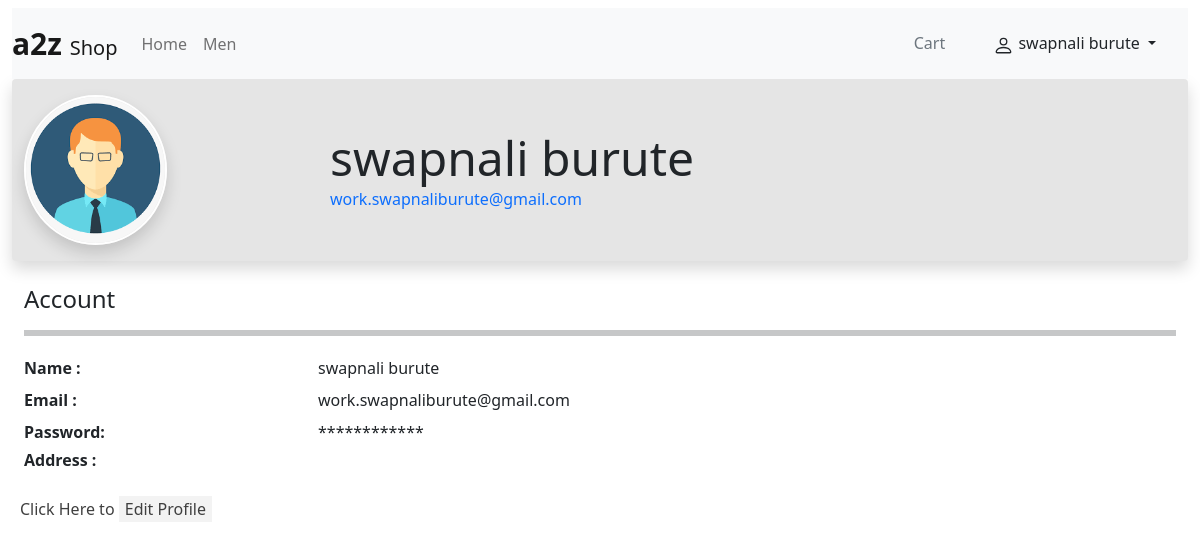
The page /user-profile/ (signed in) on the database its author committed.
### item_card/models.py (models this page shows, shortened)
class Customer(models.Model):
    first_name = models.CharField(max_length=30)
    last_name = models.CharField(max_length=30)
    phone_num = models.CharField(max_length=14)
    email     = models.EmailField()
    image  =  models.ImageField(upload_to='customers/' , null=True, default='')
    address = models.CharField(max_length=100,null=True , default='')
    password  = models.CharField(max_length=500)

### item_card/middleware/auth.py (the view)
    def middleware(request):
        print('**'*8)
        request_url = request.META['PATH_INFO']
        if not request.session.get('customer_id'):
            return HttpResponseRedirect(f'/login/?request_url={request_url}')
        response = get_response(request)
        return response

### Eshop/views/userProfile.py (called while the page is built)
    def get(self, request):
        customer_id = request.session.get('customer_id')
        self.customer = Customer.objects.filter(id=customer_id)[0]
        edit_profile = request.GET.get('edit_profile')
        return render(request, 'user_profile.html', {'customer':self.customer,'edit_profile':edit_profile})

### item_card/templatetags/manual_tag.py (called while the page is built)
@register.filter(name='cart_len')
def cart_len(cart):
      if cart != None:
         return len(cart)
      return False

@register.filter(name='name_by_id')
def name_by_id(customer_id):
   costomer = Customer.objects.all().filter(id=customer_id)[0]
   return costomer.first_name +' '+ costomer.last_name

### templates/user_profile.html (shortened to what this page needs)
{% extends 'base.html' %}
{% block content %}
{% load static %}
<div class="container-fluid">
<div class="row bg-black bg-opacity-10 rounded-2 shadow shadow-dark py-3">
<div class="col-lg-3 col-sm-3">
    <img src="
    {% if customer.image %}
    {{customer.image.url}}
    {% else %}
    {% static 'static_image/default.jpeg' %}
    {% endif %}
    " alt="PROFILE IMAGE" class="rounded-circle shadow border border-2 border-white" height="150px">
</div>
<div class="col-lg-9 col-sm-9 my-auto mx-auto row  ">
   <span class="display-5 "><strong> {{customer.first_name}} {{customer.last_name}}</strong></span>
   <span class="text-primary align-items-end ">{{customer.email}}</span>
 </div>
</div>
<BR>
<h4 class="text">Account</h4>
<hr class="border border-3 border-dark ">
{% if not edit_profile %}
<div class="row ">
    <div class="col-lg-3 my-1 ">
    <strong>    Name :</strong>
    </div>
    <div class="col-lg-9 my-1 ">
        {{customer.first_name}} {{customer.last_name}}
    </div>
  <div class="col-lg-3 my-1 ">
 <strong>   Email :</strong>
</div>
<div class="col-lg-9 my-1 ">
    {{customer.email}}
</div>
  <div class="col-lg-3 my-1 ">
    <strong> Password:</strong>
</div>
<div class="col-lg-9 my-1 ">
    ************
</div>
  <div class="col-lg-3">
   <strong>Address :</strong>
</div>
<div class="col-lg-9">
</div>
</div>
</div>
<div class="text-black opacity-75 p-2 mt-3">
    <form method="post">
    Click Here to
    <input type="submit" value="Edit Profile" class="text-decoration-none border border-0">
</form>
</div>
{% endif %}
{% endblock %}

### templates/base.html (shortened to what this page needs)
<!DOCTYPE html>
<html lang="en">
<head>
    <link rel="stylesheet" href="/static/main.css">
</head>
<body class="container-fluid mt-2">
  {% load manual_tag %}
    <nav class="navbar navbar-expand-lg navbar-light bg-light ">
      <a class="navbar-brand" href="/"> <span style="font-size: 30px ;"><b>a2z </b> </span> Shop</a>
      <div class="collapse navbar-collapse" id="navbarSupportedContent">
        <ul class="navbar-nav mr-auto">
          <li class="nav-item active">
            <a class="nav-link" href="/">Home</a>
          </li>
          <li class="nav-item">
            <a class="nav-link" href="/?category_id=5">Men</a>
          </li>
        </ul>
      </div>
      <ul class="d-flex my-auto">
        <li class="d-inline-block mx-lg-3 mx-1 "><a class="nav_anker " href="{% url 'cart_page' %}"> Cart {% if request.session.cart|cart_len %} <span class="badge bg-black">{{request.session.cart | cart_len}}</span> {% endif %} </a> </li>
        {% if not request.session.customer_id %}
        <li class="d-inline-block mx-lg-3 mx-1 "><a class=" nav_anker" href="/login">Log in </a> </li>
        <li class="d-inline-block mx-lg-3 mx-1 "><a class=" nav_anker" href="/signUp">Sign Up </a> </li>
        <li class="d-inline-block mx-lg-3 mx-1 "><a class=" nav_anker" href="/admin">Admin </a> </li>
        {% else %}
        <li class="d-inline-block mx-lg-3 mx-sm-1">
          <div class="dropdown">
            <span class="dropdown-toggle mx-3" type="button" id="dropdownMenuButton1" data-bs-toggle="dropdown" aria-expanded="false">
             {{request.session.customer_id|name_by_id}}
          </span>
        </div>
        </li>
          </ul>
        {% endif %}
    </nav>
    {% block content %}  {% endblock %}
    <br><br><br><br><br>
</body>
</html>

### static/main.css (style rules this page uses)
li a.nav_anker { text-decoration: none; text-align: center; color: #6c757d; font-size: inherit; }

### rows shown on the page
Customer: session.customer_id|name_by_id "swapnali burute", first_name "swapnali", last_name "burute", email "work.swapnaliburute@gmail.com"
